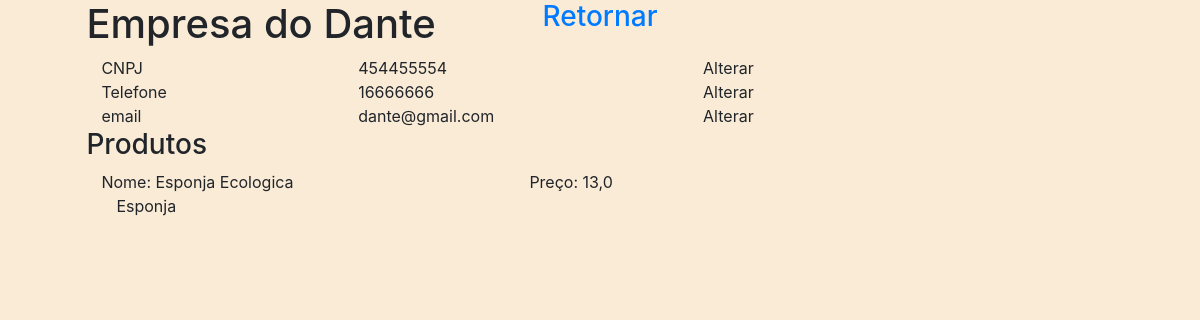
Before: /area-empresa (signed in) with the older database file.
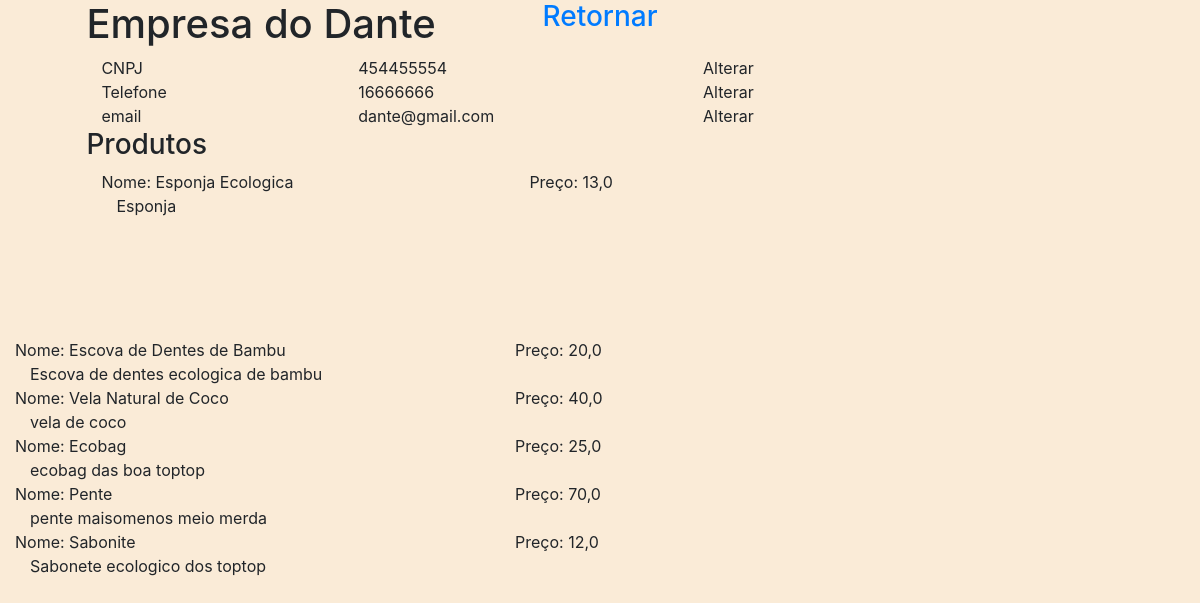
After: the same page with the newer database file.
### ecosite/models.py (models this page shows, shortened)
class Empresa(models.Model):
    proprietario = models.ForeignKey(Usuario, related_name='empresa', on_delete=models.CASCADE)
    CNPJ = models.CharField(max_length=20)
    nome = models.CharField(max_length=60)
    telefone = models.CharField(max_length=20)
    email = models.CharField(max_length=100)

class Produto(models.Model):
    loja = models.ForeignKey(Empresa, on_delete=models.CASCADE, related_name="produto")
    nome = models.CharField(max_length=60)
    preco = models.FloatField()
    home = models.BooleanField(default=1)
    descricao = models.CharField(max_length=300)
    qnt_compra_max = models.IntegerField()
    quantidade_estoque = models.IntegerField()

### ecosite/views.py (the view)
# urls.py: path('area-empresa', views.area_emp, name='area_emp'),
def area_emp(request):
    empresa = Empresa.objects.get(proprietario=request.user)
    produtos = Produto.objects.filter(loja=empresa)
    return render(request, 'ecosite/area_empresa.html', {
        "empresa": empresa,
        "produtos": produtos,
    })

### ecosite/templates/ecosite/area_empresa.html (shortened to what this page needs)
{% extends 'ecosite/layout.html' %}
{% block body %}
<div class="row">
    <h1 class="col-5">{{ empresa.nome }}</h1>
    <h3 class="text-center col-2" id="retornar"><a href="{% url 'index' %}">Retornar</a></h3>
    <div class="col-2"></div>
</div>
<div class="container-fluid">
    <div class="row">
        <div class="col-3 options">CNPJ</div>
        <div class="col-3 options">{{ empresa.CNPJ }}</div>
        <div class="col-3 options text-center">Alterar</div>
    </div>
    <div class="row">
        <div class="col-3 options">Telefone</div>
        <div class="col-3 options">{{ empresa.telefone }}</div>
        <div class="col-3 options text-center">Alterar</div>
    </div>
    <div class="row">
        <div class="col-3 options">email</div>
        <div class="col-3 options">{{ empresa.email }}</div>
        <div class="col-3 options text-center">Alterar</div>
    </div>
</div>
<h3>Produtos</h3>
{% for produto in produtos %}
<div class="container-fluid">
    <div class="row">
        <div class="col-5 options">Nome: {{ produto.nome }}</div>
        <div class="col-4 options">Pre&ccedil;o: {{ produto.preco }}</div>
    </div>
        <div class="col-9 options">{{ produto.descricao }}</div>
    </div>
</div>
{% endfor %}
{% endblock %}

### ecosite/templates/ecosite/layout.html (shortened to what this page needs)
{% load static %}
<!DOCTYPE html>
<html lang="pt-br">
<head>
    <link href="{% static 'ecosite/css/bootstrap.min.css' %}" rel="stylesheet" type="text/css">
    <link href="{% static 'ecosite/styles.css' %}" type="text/css" rel="stylesheet">
</head>
<body>
    <div id="layout">
    {% block body %}
    {% endblock %}
</body>
</html>

### ecosite/static/ecosite/styles.css (style rules this page uses)
body { background-color: antiquewhite; }
#layout { margin-right: 7.2%; margin-left: 7.2%; margin-bottom: 10%; }

Changed rows visible on the page:
added Produto: nome "Escova de Dentes de Bambu", preco "20,0", descricao "Escova de dentes ecologica de bambu"
added Produto: nome "Vela Natural de Coco", preco "40,0", descricao "vela de coco"
added Produto: nome "Ecobag", preco "25,0", descricao "ecobag das boa toptop"
added Produto: nome "Pente", preco "70,0", descricao "pente maisomenos meio merda"
added Produto: nome "Sabonite", preco "12,0", descricao "Sabonete ecologico dos toptop"
